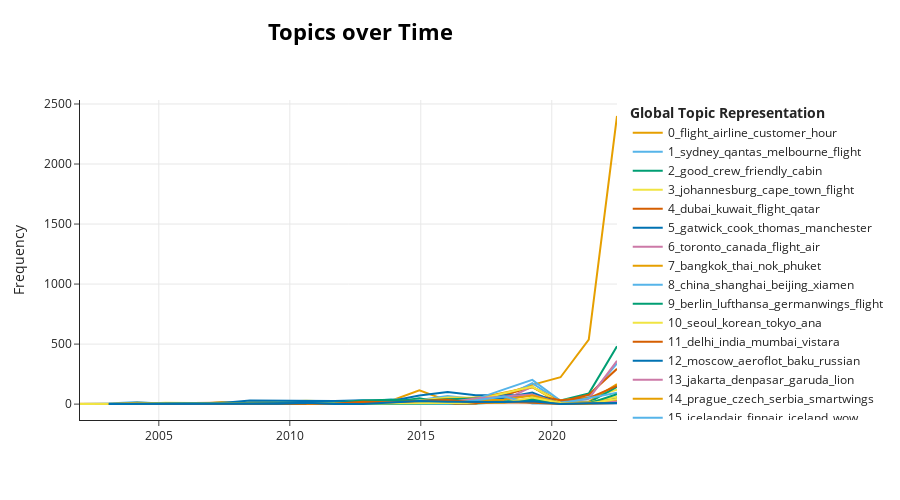

The notebook cell saved with this chart:
### Code cell
topic_model.visualize_topics_over_time(topics_over_time, top_n_topics=20, width=900, height=500)

### Figure 1 — Plotly figure (JSON) as saved in the notebook; plotly's stock layout.template omitted (floating-point values rounded to 4 significant figures)
{"data": [{"hoverinfo": "text", "hovertext": ["<b>Topic 0</b><br>Words: lanperu, worry, line, civilian, would", "<b>Topic 0</b><br>Words: information, enhance, call, ringing, dreading", "<b>Topic 0</b><br>Words: st, bart, caraibes, martin, azerbaijan", "<b>Topic 0</b><br>Words: plus, million, amongst, rex, site", "<b>Topic 0</b><br>Words: seat, told, hour, one, time", "<b>Topic 0</b><br>Words: dont, dirty, nutshell, broken, cleanest", "<b>Topic 0</b><br>Words: plane, urgency, flight, nas, hour", "<b>Topic 0</b><br>Words: flight, customer, would, one, time", "<b>Topic 0</b><br>Words: hr, ccs, flight, plane, gate", "<b>Topic 0</b><br>Words: flight, another, plane, seat, rude", "<b>Topic 0</b><br>Words: flight, time, minute, hour, seat", "<b>Topic 0</b><br>Words: flight, hour, seat, plane, customer", "<b>Topic 0</b><br>Words: flight, seat, time, hour, airline", "<b>Topic 0</b><br>Words: airline, seat, flight, worst, never", "<b>Topic 0</b><br>Words: flight, customer, airline, hour, worst", "<b>Topic 0</b><br>Words: flight, refund, airline, customer, worst", "<b>Topic 0</b><br>Words: refund, customer, flight, cancelled, airline", "<b>Topic 0</b><br>Words: flight, customer, airline, refund, worst", "<b>Topic 0</b><br>Words: flight, airline, customer, hour, worst"], "marker": {"color": "#E69F00"}, "mode": "lines", "name": "0_flight_airline_customer_hour", "x": ["2001-12-29T03:04:19.200000", "2004-03-03T04:48:00", "2005-03-31T19:12:00", "2006-04-29T09:36:00", "2007-05-28T00:00:00", "2008-06-24T14:24:00", "2009-07-23T04:48:00", "2010-08-20T19:12:00", "2011-09-18T09:36:00", "2012-10-16T00:00:00", "2013-11-13T14:24:00", "2014-12-12T04:48:00", "2016-01-09T19:12:00", "2017-02-06T09:36:00", "2018-03-07T00:00:00", "2019-04-04T14:24:00", "2020-05-02T04:48:00", "2021-05-30T19:12:00", "2022-06-28T09:36:00"], "y": [3, 4, 3, 1, 16, 3, 11, 17, 10, 17, 28, 115, 28, 55, 84, 160, 224, 537, 2400], "type": "scatter"}, {"hoverinfo": "text", "hovertext": ["<b>Topic 1</b><br>Words: canberra, rex, nou, aircalin, reinstate", "<b>Topic 1</b><br>Words: rex, qantas, sydney, cbr, syd", "<b>Topic 1</b><br>Words: lismore, d8, 2005, landing, rex", "<b>Topic 1</b><br>Words: exmouth, perth, alcoholic, abrubt, 3times", "<b>Topic 1</b><br>Words: griffith, syd, sydney, perth, screening", "<b>Topic 1</b><br>Words: rex, sydney, saab, albury, snack", "<b>Topic 1</b><br>Words: tahiti, air, austral, sydney, france", "<b>Topic 1</b><br>Words: tahiti, sydney, qantas, perth, melbourne", "<b>Topic 1</b><br>Words: bne, qantaslink, brisbane, perth, qantas", "<b>Topic 1</b><br>Words: sydney, qantas, tahiti, auckland, perth", "<b>Topic 1</b><br>Words: sydney, tahiti, qantas, flight, jetstar", "<b>Topic 1</b><br>Words: tahiti, sydney, qantas, auckland, nui", "<b>Topic 1</b><br>Words: fiji, nadi, qantas, sydney, flight", "<b>Topic 1</b><br>Words: fiji, nadi, sydney, brisbane, qantas", "<b>Topic 1</b><br>Words: fiji, nadi, sydney, brisbane, qantas", "<b>Topic 1</b><br>Words: melbourne, sydney, tigerair, brisbane, flight", "<b>Topic 1</b><br>Words: tahiti, cairn, qantas, sydney, 2020", "<b>Topic 1</b><br>Words: rex, qantas, sydney, melbourne, flight", "<b>Topic 1</b><br>Words: qantas, sydney, melbourne, jetstar, flight"], "marker": {"color": "#56B4E9"}, "mode": "lines", "name": "1_sydney_qantas_melbourne_flight", "x": ["2003-02-03T14:24:00", "2004-03-03T04:48:00", "2005-03-31T19:12:00", "2006-04-29T09:36:00", "2007-05-28T00:00:00", "2008-06-24T14:24:00", "2009-07-23T04:48:00", "2010-08-20T19:12:00", "2011-09-18T09:36:00", "2012-10-16T00:00:00", "2013-11-13T14:24:00", "2014-12-12T04:48:00", "2016-01-09T19:12:00", "2017-02-06T09:36:00", "2018-03-07T00:00:00", "2019-04-04T14:24:00", "2020-05-02T04:48:00", "2021-05-30T19:12:00", "2022-06-28T09:36:00"], "y": [6, 17, 1, 3, 4, 12, 9, 10, 17, 21, 38, 34, 67, 42, 59, 175, 18, 60, 339], "type": "scatter"}, {"hoverinfo": "text", "hovertext": ["<b>Topic 2</b><br>Words: cherishable, applaud, yemenia, sana, guest", "<b>Topic 2</b><br>Words: pom, bne, snare, tate, 820", "<b>Topic 2</b><br>Words: algerie, cns, commuter, caraibes, frequently", "<b>Topic 2</b><br>Words: md80, humour, valued, pride, dignataries", "<b>Topic 2</b><br>Words: tls, good, crew, cabin, pom", "<b>Topic 2</b><br>Words: good, atr, f50, friendly, crew", "<b>Topic 2</b><br>Words: friendly, crew, cabin, good, great", "<b>Topic 2</b><br>Words: good, osl, helpful, nice, service", "<b>Topic 2</b><br>Words: good, pos, friendly, meal, cabin", "<b>Topic 2</b><br>Words: cns, crew, friendly, good, great", "<b>Topic 2</b><br>Words: good, crew, nice, clean, food", "<b>Topic 2</b><br>Words: good, crew, cabin, friendly, efficient", "<b>Topic 2</b><br>Words: ok, quick, friendly, fra, sad", "<b>Topic 2</b><br>Words: wife, fa, flight, great, food", "<b>Topic 2</b><br>Words: excellent, good, crew, flight, steak", "<b>Topic 2</b><br>Words: good, crew, cabin, great, service", "<b>Topic 2</b><br>Words: crew, friendly, good, comfortable, food", "<b>Topic 2</b><br>Words: friendly, crew, good, cabin, staff", "<b>Topic 2</b><br>Words: good, crew, friendly, cabin, service"], "marker": {"color": "#009E73"}, "mode": "lines", "name": "2_good_crew_friendly_cabin", "x": ["2003-02-03T14:24:00", "2004-03-03T04:48:00", "2005-03-31T19:12:00", "2006-04-29T09:36:00", "2007-05-28T00:00:00", "2008-06-24T14:24:00", "2009-07-23T04:48:00", "2010-08-20T19:12:00", "2011-09-18T09:36:00", "2012-10-16T00:00:00", "2013-11-13T14:24:00", "2014-12-12T04:48:00", "2016-01-09T19:12:00", "2017-02-06T09:36:00", "2018-03-07T00:00:00", "2019-04-04T14:24:00", "2020-05-02T04:48:00", "2021-05-30T19:12:00", "2022-06-28T09:36:00"], "y": [2, 1, 4, 5, 11, 11, 22, 20, 17, 17, 15, 48, 3, 6, 15, 28, 30, 88, 482], "type": "scatter"}, {"hoverinfo": "text", "hovertext": ["<b>Topic 3</b><br>Words: zimbabwe, domestically, harare, 707, uk", "<b>Topic 3</b><br>Words: 2am, harare, gatwick, 1500hrs, graced", "<b>Topic 3</b><br>Words: jnb, johannesburg, kulula, george, gaborone", "<b>Topic 3</b><br>Words: zimbabwe, md, kulula, johannesburg, 80", "<b>Topic 3</b><br>Words: malawi, bulawayo, johannesburg, nairobi, lanseria", "<b>Topic 3</b><br>Words: namibia, windhoek, saa, town, cape", "<b>Topic 3</b><br>Words: namibia, windhoek, town, cape, johannesburg", "<b>Topic 3</b><br>Words: johannesburg, freetown, lagos, flight, arik", "<b>Topic 3</b><br>Words: mombasa, cape, lagos, town, nairobi", "<b>Topic 3</b><br>Words: asky, town, cape, johannesburg, flight", "<b>Topic 3</b><br>Words: johannesburg, windhoek, town, cape, lagos", "<b>Topic 3</b><br>Words: johannesburg, namibia, town, cape, salaam", "<b>Topic 3</b><br>Words: johannesburg, flight, dar, fastjet, saa", "<b>Topic 3</b><br>Words: johannesburg, town, cape, flight, time", "<b>Topic 3</b><br>Words: johannesburg, town, cape, saa, flight", "<b>Topic 3</b><br>Words: johannesburg, town, cape, nairobi, flight", "<b>Topic 3</b><br>Words: kenya, johannesburg, nairobi, kigali, flight", "<b>Topic 3</b><br>Words: johannesburg, kenya, cape, town, nairobi", "<b>Topic 3</b><br>Words: ethiopian, johannesburg, nairobi, kenya, flight"], "marker": {"color": "#F0E442"}, "mode": "lines", "name": "3_johannesburg_cape_town_flight", "x": ["2003-02-03T14:24:00", "2004-03-03T04:48:00", "2005-03-31T19:12:00", "2006-04-29T09:36:00", "2007-05-28T00:00:00", "2008-06-24T14:24:00", "2009-07-23T04:48:00", "2010-08-20T19:12:00", "2011-09-18T09:36:00", "2012-10-16T00:00:00", "2013-11-13T14:24:00", "2014-12-12T04:48:00", "2016-01-09T19:12:00", "2017-02-06T09:36:00", "2018-03-07T00:00:00", "2019-04-04T14:24:00", "2020-05-02T04:48:00", "2021-05-30T19:12:00", "2022-06-28T09:36:00"], "y": [2, 1, 11, 12, 8, 16, 19, 29, 21, 23, 20, 30, 56, 54, 86, 138, 32, 54, 121], "type": "scatter"}, {"hoverinfo": "text", "hovertext": ["<b>Topic 4</b><br>Words: kabul, kam, dubai, herat, dxb", "<b>Topic 4</b><br>Words: dubai, kabul, kam, kuwait, kamair", "<b>Topic 4</b><br>Words: dubai, na, kabul, kuwait, jeddah", "<b>Topic 4</b><br>Words: dubai, iran, kabul, jazeera, hour", "<b>Topic 4</b><br>Words: safi, kabul, kuwait, dubai, airway", "<b>Topic 4</b><br>Words: sharjah, ssh, pax, dubai, visible", "<b>Topic 4</b><br>Words: safi, dubai, jeddah, rout, arrival", "<b>Topic 4</b><br>Words: dubai, safi, jeddah, operates, terminal", "<b>Topic 4</b><br>Words: dubai, jeddah, saudi, peshawar, pune", "<b>Topic 4</b><br>Words: dubai, qatar, flight, 50ml, airway", "<b>Topic 4</b><br>Words: stroller, dubai, alcohol, flynas, kathmandu", "<b>Topic 4</b><br>Words: kuwait, dubai, shannon, airway, flight", "<b>Topic 4</b><br>Words: kuwait, dubai, flight, airway, staff", "<b>Topic 4</b><br>Words: kuwait, dubai, bahrain, flight, gulf", "<b>Topic 4</b><br>Words: cairo, dubai, kuwait, bahrain, egyptair", "<b>Topic 4</b><br>Words: dubai, gulf, kuwait, cairo, flight", "<b>Topic 4</b><br>Words: dubai, qatar, kuwait, doha, emirate"], "marker": {"color": "#D55E00"}, "mode": "lines", "name": "4_dubai_kuwait_flight_qatar", "x": ["2005-03-31T19:12:00", "2006-04-29T09:36:00", "2007-05-28T00:00:00", "2008-06-24T14:24:00", "2009-07-23T04:48:00", "2010-08-20T19:12:00", "2011-09-18T09:36:00", "2012-10-16T00:00:00", "2013-11-13T14:24:00", "2014-12-12T04:48:00", "2016-01-09T19:12:00", "2017-02-06T09:36:00", "2018-03-07T00:00:00", "2019-04-04T14:24:00", "2020-05-02T04:48:00", "2021-05-30T19:12:00", "2022-06-28T09:36:00"], "y": [7, 12, 12, 9, 8, 3, 4, 4, 10, 15, 6, 26, 76, 143, 19, 78, 294], "type": "scatter"}, {"hoverinfo": "text", "hovertext": ["<b>Topic 5</b><br>Words: adria, ljubljana, gatwick, ukp, munich", "<b>Topic 5</b><br>Words: london, admiration, algerian, whim, branch", "<b>Topic 5</b><br>Words: freshen, breakfast, early, luxembourg, towel", "<b>Topic 5</b><br>Words: gatwick, manchester, guernsey, city, london", "<b>Topic 5</b><br>Words: estonian, cook, thomas, island, paper", "<b>Topic 5</b><br>Words: cardiff, monastir, gatwick, island, gci", "<b>Topic 5</b><br>Words: gatwick, guernsey, return, eastern, tripoli", "<b>Topic 5</b><br>Words: gatwick, dalaman, plane, return, onur", "<b>Topic 5</b><br>Words: gatwick, dalaman, return, florence, bristol", "<b>Topic 5</b><br>Words: gatwick, florence, return, newcastle, southampton", "<b>Topic 5</b><br>Words: aberdeen, gatwick, return, dalaman, leeds", "<b>Topic 5</b><br>Words: gatwick, guernsey, dalaman, staff, plane", "<b>Topic 5</b><br>Words: monarch, gatwick, thomson, return, manchester", "<b>Topic 5</b><br>Words: gatwick, thomson, seat, monarch, flight", "<b>Topic 5</b><br>Words: cook, thomas, gatwick, manchester, monarch", "<b>Topic 5</b><br>Words: gatwick, cook, thomas, manchester, seat", "<b>Topic 5</b><br>Words: gatwick, cook, thomas, norwegian, flight", "<b>Topic 5</b><br>Words: corvid, corfu, gatwick, cabin, controlled", "<b>Topic 5</b><br>Words: gatwick, exeter, land, vueling, end", "<b>Topic 5</b><br>Words: gatwick, easyjet, crew, flight, staff"], "marker": {"color": "#0072B2"}, "mode": "lines", "name": "5_gatwick_cook_thomas_manchester", "x": ["2001-12-29T03:04:19.200000", "2003-02-03T14:24:00", "2004-03-03T04:48:00", "2005-03-31T19:12:00", "2006-04-29T09:36:00", "2007-05-28T00:00:00", "2008-06-24T14:24:00", "2009-07-23T04:48:00", "2010-08-20T19:12:00", "2011-09-18T09:36:00", "2012-10-16T00:00:00", "2013-11-13T14:24:00", "2014-12-12T04:48:00", "2016-01-09T19:12:00", "2017-02-06T09:36:00", "2018-03-07T00:00:00", "2019-04-04T14:24:00", "2020-05-02T04:48:00", "2021-05-30T19:12:00", "2022-06-28T09:36:00"], "y": [1, 2, 3, 6, 5, 10, 31, 31, 28, 26, 33, 27, 71, 100, 74, 76, 74, 2, 9, 54], "type": "scatter"}, {"hoverinfo": "text", "hovertext": ["<b>Topic 6</b><br>Words: toronto, lima, fa, vegetarian, meal", "<b>Topic 6</b><br>Words: omelette, range, rex, 960m, gt", "<b>Topic 6</b><br>Words: edmonton, canadian, friendly, north, breakfast", "<b>Topic 6</b><br>Words: ottawa, arctic, irish, cream, frobisher", "<b>Topic 6</b><br>Words: pmv, gnd, conviasa, generally, canadian", "<b>Topic 6</b><br>Words: vancouver, powerjacks, 1980, comox, toronto", "<b>Topic 6</b><br>Words: tv, geo, stare, guyana, po", "<b>Topic 6</b><br>Words: cma, leaf, vancouver, yqq, smaller", "<b>Topic 6</b><br>Words: toronto, halifax, price, outbound, seating", "<b>Topic 6</b><br>Words: toronto, canada, would, coco, air", "<b>Topic 6</b><br>Words: toronto, trinidad, canada, acores, father", "<b>Topic 6</b><br>Words: toronto, montreal, flight, luggage, bumped", "<b>Topic 6</b><br>Words: toronto, porter, canada, vancouver, air", "<b>Topic 6</b><br>Words: toronto, canada, sunwing, flight, rouge", "<b>Topic 6</b><br>Words: sunwing, test, canada, toronto, rouge", "<b>Topic 6</b><br>Words: toronto, canada, sunwing, transat, air", "<b>Topic 6</b><br>Words: toronto, canada, swoop, lynx, flight"], "marker": {"color": "#CC79A7"}, "mode": "lines", "name": "6_toronto_canada_flight_air", "x": ["2004-03-03T04:48:00", "2005-03-31T19:12:00", "2007-05-28T00:00:00", "2008-06-24T14:24:00", "2009-07-23T04:48:00", "2010-08-20T19:12:00", "2011-09-18T09:36:00", "2012-10-16T00:00:00", "2013-11-13T14:24:00", "2014-12-12T04:48:00", "2016-01-09T19:12:00", "2017-02-06T09:36:00", "2018-03-07T00:00:00", "2019-04-04T14:24:00", "2020-05-02T04:48:00", "2021-05-30T19:12:00", "2022-06-28T09:36:00"], "y": [2, 2, 3, 1, 3, 3, 1, 2, 4, 12, 8, 11, 34, 145, 7, 45, 361], "type": "scatter"}, {"hoverinfo": "text", "hovertext": ["<b>Topic 7</b><br>Words: myanmar, wonder, burmese, colorful, economy", "<b>Topic 7</b><br>Words: really, ex, yangon, comparison, outdated", "<b>Topic 7</b><br>Words: phuket, bangkok, thai, bkk, lgw", "<b>Topic 7</b><br>Words: phuket, bangkok, air, april, thai", "<b>Topic 7</b><br>Words: snw, aky, bagan, rgn, heh", "<b>Topic 7</b><br>Words: bangkok, vientiane, rgn, mdl, heh", "<b>Topic 7</b><br>Words: prabang, luang, bangkok, clean, vientiane", "<b>Topic 7</b><br>Words: vientiane, lao, bangkok, pakse, atr", "<b>Topic 7</b><br>Words: vte, bangkok, bkk, atr, luang", "<b>Topic 7</b><br>Words: bangkok, heho, myanmar, prabang, luang", "<b>Topic 7</b><br>Words: bangkok, 2014, molokai, thimpu, mokulele", "<b>Topic 7</b><br>Words: bangkok, nok, lao, thai, air", "<b>Topic 7</b><br>Words: bangkok, nok, thai, chiang, mai", "<b>Topic 7</b><br>Words: bangkok, nok, thai, air, lao", "<b>Topic 7</b><br>Words: bangkok, thai, nok, flight, check", "<b>Topic 7</b><br>Words: bangkok, thai, phuket, check, baggage", "<b>Topic 7</b><br>Words: bangkok, trat, handled, crew, thai", "<b>Topic 7</b><br>Words: bangkok, thai, airway, thailand, flight", "<b>Topic 7</b><br>Words: thai, bangkok, airway, flight, check"], "marker": {"color": "#E69F00"}, "mode": "lines", "name": "7_bangkok_thai_nok_phuket", "x": ["2001-12-29T03:04:19.200000", "2003-02-03T14:24:00", "2004-03-03T04:48:00", "2005-03-31T19:12:00", "2006-04-29T09:36:00", "2008-06-24T14:24:00", "2009-07-23T04:48:00", "2010-08-20T19:12:00", "2011-09-18T09:36:00", "2012-10-16T00:00:00", "2013-11-13T14:24:00", "2014-12-12T04:48:00", "2016-01-09T19:12:00", "2017-02-06T09:36:00", "2018-03-07T00:00:00", "2019-04-04T14:24:00", "2020-05-02T04:48:00", "2021-05-30T19:12:00", "2022-06-28T09:36:00"], "y": [2, 1, 12, 8, 1, 6, 9, 13, 10, 11, 6, 26, 43, 48, 97, 144, 4, 21, 166], "type": "scatter"}, {"hoverinfo": "text", "hovertext": ["<b>Topic 8</b><br>Words: hak, szx, fa, shenzhen, bullied", "<b>Topic 8</b><br>Words: shenzhen, chengdu, chinese, best, fusion", "<b>Topic 8</b><br>Words: shenzhen, chinese, changzhou, beijing, foreigner", "<b>Topic 8</b><br>Words: chengdu, shenzhen, chinese, english, shuttle", "<b>Topic 8</b><br>Words: shenzhen, chinese, china, shanghai, beijing", "<b>Topic 8</b><br>Words: ctu, china, shanghai, chinese, shenzhen", "<b>Topic 8</b><br>Words: shanghai, china, beijing, airline, sleep", "<b>Topic 8</b><br>Words: shanghai, china, airline, fa, pudong", "<b>Topic 8</b><br>Words: shanghai, china, chinese, entertainment, beijing", "<b>Topic 8</b><br>Words: china, shanghai, beijing, chengdu, chinese", "<b>Topic 8</b><br>Words: shanghai, beijing, xiamen, hong, kong", "<b>Topic 8</b><br>Words: shanghai, chinese, china, beijing, airline", "<b>Topic 8</b><br>Words: xiamen, china, xmn, beijing, chinese", "<b>Topic 8</b><br>Words: xiamen, china, chinese, beijing, shanghai", "<b>Topic 8</b><br>Words: china, shanghai, xiamen, beijing, airline", "<b>Topic 8</b><br>Words: china, beijing, shanghai, chinese, airline", "<b>Topic 8</b><br>Words: china, guangzhou, beijing, shanghai, epidemic", "<b>Topic 8</b><br>Words: guangzhou, china, ground, shanghai, southern", "<b>Topic 8</b><br>Words: china, airline, shanghai, guangzhou, ticket"], "marker": {"color": "#56B4E9"}, "mode": "lines", "name": "8_china_shanghai_beijing_xiamen", "x": ["2003-02-03T14:24:00", "2004-03-03T04:48:00", "2005-03-31T19:12:00", "2006-04-29T09:36:00", "2007-05-28T00:00:00", "2008-06-24T14:24:00", "2009-07-23T04:48:00", "2010-08-20T19:12:00", "2011-09-18T09:36:00", "2012-10-16T00:00:00", "2013-11-13T14:24:00", "2014-12-12T04:48:00", "2016-01-09T19:12:00", "2017-02-06T09:36:00", "2018-03-07T00:00:00", "2019-04-04T14:24:00", "2020-05-02T04:48:00", "2021-05-30T19:12:00", "2022-06-28T09:36:00"], "y": [1, 3, 2, 6, 12, 9, 13, 12, 12, 30, 20, 27, 35, 42, 123, 202, 28, 19, 28], "type": "scatter"}, {"hoverinfo": "text", "hovertext": ["<b>Topic 9</b><br>Words: ljubljana, although, moveable, 2003, spotlessly", "<b>Topic 9</b><br>Words: tbs, bmed, brezhnev, asmara, georgia", "<b>Topic 9</b><br>Words: kindest, 1x2, exclusive, small, frankfurt", "<b>Topic 9</b><br>Words: prohibitive, friedrichshafen, announcements, intersky, demo", "<b>Topic 9</b><br>Words: berlin, tuifly, memmingen, hola, rotterdam", "<b>Topic 9</b><br>Words: munich, köln, lufthansa, pleasant, zagreb", "<b>Topic 9</b><br>Words: zagreb, zag, lhr, prn, pristina", "<b>Topic 9</b><br>Words: kbl, lufthansa, alger, flight, served", "<b>Topic 9</b><br>Words: germanwings, lufthansa, cologne, berlin, flight", "<b>Topic 9</b><br>Words: germanwings, lufthansa, berlin, flight, 2014", "<b>Topic 9</b><br>Words: germanwings, lufthansa, berlin, cologne, flight", "<b>Topic 9</b><br>Words: berlin, flight, lufthansa, zagreb, air", "<b>Topic 9</b><br>Words: berlin, air, flight, lufthansa, dusseldorf", "<b>Topic 9</b><br>Words: berlin, dusseldorf, flight, seat, tegel", "<b>Topic 9</b><br>Words: brussels, berlin, lufthansa, flight, vienna", "<b>Topic 9</b><br>Words: airbaltic, stockholm, meal, cabin, condescended", "<b>Topic 9</b><br>Words: lufthansa, berlin, brussels, eurowings, stuttgart", "<b>Topic 9</b><br>Words: lufthansa, berlin, austrian, flight, luggage"], "marker": {"color": "#009E73"}, "mode": "lines", "name": "9_berlin_lufthansa_germanwings_flight", "x": ["2003-02-03T14:24:00", "2005-03-31T19:12:00", "2006-04-29T09:36:00", "2007-05-28T00:00:00", "2008-06-24T14:24:00", "2009-07-23T04:48:00", "2010-08-20T19:12:00", "2011-09-18T09:36:00", "2012-10-16T00:00:00", "2013-11-13T14:24:00", "2014-12-12T04:48:00", "2016-01-09T19:12:00", "2017-02-06T09:36:00", "2018-03-07T00:00:00", "2019-04-04T14:24:00", "2020-05-02T04:48:00", "2021-05-30T19:12:00", "2022-06-28T09:36:00"], "y": [1, 4, 4, 4, 9, 8, 6, 13, 30, 36, 26, 41, 46, 20, 44, 4, 13, 144], "type": "scatter"}, {"hoverinfo": "text", "hovertext": ["<b>Topic 10</b><br>Words: skymark, fukuoka, flow, fluent, b767", "<b>Topic 10</b><br>Words: barrier, competent, japanese, frill, particular", "<b>Topic 10</b><br>Words: osaka, tokyo, shinkansen, starflyer, jl", "<b>Topic 10</b><br>Words: pusan, wonder, seoul, considering, cheaper", "<b>Topic 10</b><br>Words: kyushu, kumamoto, y5100, nagasaki, website", "<b>Topic 10</b><br>Words: fukuoka, japan, haneda, efficient, kong", "<b>Topic 10</b><br>Words: busan, mah, tna, seoul, airmiles", "<b>Topic 10</b><br>Words: hka, korean, tokyo, sapporo, narita", "<b>Topic 10</b><br>Words: kong, hong, korean, osaka, tokyo", "<b>Topic 10</b><br>Words: kong, hong, tokyo, busan, seoul", "<b>Topic 10</b><br>Words: seoul, asiana, incheon, kong, hong", "<b>Topic 10</b><br>Words: seoul, korean, tokyo, incheon, seat", "<b>Topic 10</b><br>Words: tokyo, seoul, korean, ana, seat", "<b>Topic 10</b><br>Words: seoul, tokyo, korean, ana, seat", "<b>Topic 10</b><br>Words: ana, seoul, jal, mask, face", "<b>Topic 10</b><br>Words: korean, tokyo, seoul, ana, japan"], "marker": {"color": "#F0E442"}, "mode": "lines", "name": "10_seoul_korean_tokyo_ana", "x": ["2001-12-29T03:04:19.200000", "2007-05-28T00:00:00", "2008-06-24T14:24:00", "2009-07-23T04:48:00", "2010-08-20T19:12:00", "2011-09-18T09:36:00", "2012-10-16T00:00:00", "2013-11-13T14:24:00", "2014-12-12T04:48:00", "2016-01-09T19:12:00", "2017-02-06T09:36:00", "2018-03-07T00:00:00", "2019-04-04T14:24:00", "2020-05-02T04:48:00", "2021-05-30T19:12:00", "2022-06-28T09:36:00"], "y": [1, 1, 1, 1, 1, 4, 4, 7, 11, 22, 33, 90, 146, 10, 13, 62], "type": "scatter"}, {"hoverinfo": "text", "hovertext": ["<b>Topic 11</b><br>Words: ta, seriously, improve, atq, comment", "<b>Topic 11</b><br>Words: dont, ta, english, maruti, embarassing", "<b>Topic 11</b><br>Words: volcanic, ash, askhabad, village, everyone", "<b>Topic 11</b><br>Words: ix, shj, cok, disastrous, uae", "<b>Topic 11</b><br>Words: auh, cok, india, berth, describing", "<b>Topic 11</b><br>Words: madurai, delhi, chennai, india, hubli", "<b>Topic 11</b><br>Words: mumbai, india, sharjah, bom, express", "<b>Topic 11</b><br>Words: mumbai, jet, delhi, airway, india", "<b>Topic 11</b><br>Words: delhi, goair, mumbai, bangalore, india", "<b>Topic 11</b><br>Words: delhi, goair, vistara, india, flight", "<b>Topic 11</b><br>Words: india, vistara, delhi, mumbai, flight", "<b>Topic 11</b><br>Words: india, delhi, mumbai, vistara, flight"], "marker": {"color": "#D55E00"}, "mode": "lines", "name": "11_delhi_india_mumbai_vistara", "x": ["2005-03-31T19:12:00", "2008-06-24T14:24:00", "2009-07-23T04:48:00", "2013-11-13T14:24:00", "2014-12-12T04:48:00", "2016-01-09T19:12:00", "2017-02-06T09:36:00", "2018-03-07T00:00:00", "2019-04-04T14:24:00", "2020-05-02T04:48:00", "2021-05-30T19:12:00", "2022-06-28T09:36:00"], "y": [1, 1, 1, 1, 2, 6, 5, 55, 77, 32, 50, 151], "type": "scatter"}, {"hoverinfo": "text", "hovertext": ["<b>Topic 12</b><br>Words: 2002, 2003, flew, owned, baku", "<b>Topic 12</b><br>Words: baku, kabul, groaned, creaked, suprised", "<b>Topic 12</b><br>Words: moscow, interior, 737, 300, seperate", "<b>Topic 12</b><br>Words: baku, tblisi, dme, moscow, newer", "<b>Topic 12</b><br>Words: snow, baku, apologizing, cleaning, moscow", "<b>Topic 12</b><br>Words: baku, azal, moscow, rossiya, petersburg", "<b>Topic 12</b><br>Words: dme, moscow, kiev, s7, russian", "<b>Topic 12</b><br>Words: moscow, russian, dme, english, good", "<b>Topic 12</b><br>Words: moscow, dme, russian, baku, ufa", "<b>Topic 12</b><br>Words: moscow, petersburg, aeroflot, samarkand, st", "<b>Topic 12</b><br>Words: moscow, baku, azal, vladivostok, petersburg", "<b>Topic 12</b><br>Words: moscow, baku, azerbaijan, aeroflot, azal", "<b>Topic 12</b><br>Words: baku, moscow, s7, azerbaijan, aeroflot", "<b>Topic 12</b><br>Words: moscow, s7, aeroflot, baku, vnukovo", "<b>Topic 12</b><br>Words: moscow, pobeda, petersburg, aeroflot, st", "<b>Topic 12</b><br>Words: moscow, aeroflot, luggage, baku, svo", "<b>Topic 12</b><br>Words: moscow, aeroflot, lithuania, say, product", "<b>Topic 12</b><br>Words: moscow, aeroflot, russia, russian, mile", "<b>Topic 12</b><br>Words: moscow, wizz, nikita, russia, euro"], "marker": {"color": "#0072B2"}, "mode": "lines", "name": "12_moscow_aeroflot_baku_russian", "x": ["2003-02-03T14:24:00", "2004-03-03T04:48:00", "2005-03-31T19:12:00", "2006-04-29T09:36:00", "2007-05-28T00:00:00", "2008-06-24T14:24:00", "2009-07-23T04:48:00", "2010-08-20T19:12:00", "2011-09-18T09:36:00", "2012-10-16T00:00:00", "2013-11-13T14:24:00", "2014-12-12T04:48:00", "2016-01-09T19:12:00", "2017-02-06T09:36:00", "2018-03-07T00:00:00", "2019-04-04T14:24:00", "2020-05-02T04:48:00", "2021-05-30T19:12:00", "2022-06-28T09:36:00"], "y": [1, 2, 4, 1, 1, 5, 10, 20, 15, 9, 10, 18, 16, 28, 53, 96, 4, 8, 7], "type": "scatter"}, {"hoverinfo": "text", "hovertext": ["<b>Topic 13</b><br>Words: wracking, pekanbaru, nerve, acknowledged, supplied", "<b>Topic 13</b><br>Words: padang, batam, in, smiled, easier", "<b>Topic 13</b><br>Words: merpati, ordination, dili, denpasar, co", "<b>Topic 13</b><br>Words: citilink, jakarta, denpasar, sriwijaya, garuda", "<b>Topic 13</b><br>Words: jakarta, citilink, bali, wing, denpasar", "<b>Topic 13</b><br>Words: jakarta, lion, batik, denpasar, surabaya", "<b>Topic 13</b><br>Words: jakarta, lion, denpasar, air, batik", "<b>Topic 13</b><br>Words: jakarta, garuda, denpasar, bali, lion", "<b>Topic 13</b><br>Words: garuda, test, bali, jakarta, fa", "<b>Topic 13</b><br>Words: lion, jakarta, denpasar, air, garuda", "<b>Topic 13</b><br>Words: jakarta, garuda, bali, denpasar, batik"], "marker": {"color": "#CC79A7"}, "mode": "lines", "name": "13_jakarta_denpasar_garuda_lion", "x": ["2008-06-24T14:24:00", "2012-10-16T00:00:00", "2013-11-13T14:24:00", "2014-12-12T04:48:00", "2016-01-09T19:12:00", "2017-02-06T09:36:00", "2018-03-07T00:00:00", "2019-04-04T14:24:00", "2020-05-02T04:48:00", "2021-05-30T19:12:00", "2022-06-28T09:36:00"], "y": [1, 1, 1, 12, 15, 46, 63, 80, 3, 8, 27], "type": "scatter"}, {"hoverinfo": "text", "hovertext": ["<b>Topic 14</b><br>Words: prague, smartwings, xmas, cdg, flatmate", "<b>Topic 14</b><br>Words: prg, czech, prague, csa, smart", "<b>Topic 14</b><br>Words: prague, venice, smartwings, delayed, milan", "<b>Topic 14</b><br>Words: prg, codeshared, msq, complains, czech", "<b>Topic 14</b><br>Words: microscope, prague, damage, luggage, delicate", "<b>Topic 14</b><br>Words: smartwings, kilo, awaits, prague, inexpensive", "<b>Topic 14</b><br>Words: star, painless, zagreb, barcelona, expense", "<b>Topic 14</b><br>Words: smart, prague, wing, expedia, stop", "<b>Topic 14</b><br>Words: smartwings, prague, cz, dubai, airline", "<b>Topic 14</b><br>Words: prague, czech, smartwings, aviv, tel", "<b>Topic 14</b><br>Words: prague, csa, czech, smartwings, baggage", "<b>Topic 14</b><br>Words: prague, czech, csa, serbia, smartwings", "<b>Topic 14</b><br>Words: prague, czech, serbia, csa, smartwings", "<b>Topic 14</b><br>Words: serbia, belgrade, prague, auf, ich", "<b>Topic 14</b><br>Words: prague, serbia, warsaw, ticket, air", "<b>Topic 14</b><br>Words: prague, serbia, warsaw, belgrade, lot"], "marker": {"color": "#E69F00"}, "mode": "lines", "name": "14_prague_czech_serbia_smartwings", "x": ["2004-03-03T04:48:00", "2005-03-31T19:12:00", "2006-04-29T09:36:00", "2008-06-24T14:24:00", "2010-08-20T19:12:00", "2011-09-18T09:36:00", "2012-10-16T00:00:00", "2013-11-13T14:24:00", "2014-12-12T04:48:00", "2016-01-09T19:12:00", "2017-02-06T09:36:00", "2018-03-07T00:00:00", "2019-04-04T14:24:00", "2020-05-02T04:48:00", "2021-05-30T19:12:00", "2022-06-28T09:36:00"], "y": [2, 2, 5, 1, 2, 1, 1, 3, 8, 4, 33, 37, 72, 10, 16, 38], "type": "scatter"}, {"hoverinfo": "text", "hovertext": ["<b>Topic 15</b><br>Words: prg, smartwings, cdg, ransom, 2004", "<b>Topic 15</b><br>Words: explanation, outgoing, tallinn, disaster, dublin", "<b>Topic 15</b><br>Words: lanzarote, helsinki, cheerful, shallow, nordic", "<b>Topic 15</b><br>Words: bumped, kangerlussuaq, bidder, purchased, bought", "<b>Topic 15</b><br>Words: wow, keflavik, iceland, reykjavik, icelandair", "<b>Topic 15</b><br>Words: finnair, japan, dublin, transavia, icelandair", "<b>Topic 15</b><br>Words: icelandair, iceland, company, cancelled, edreams", "<b>Topic 15</b><br>Words: icelandair, finnair, iceland, keflavik, customer", "<b>Topic 15</b><br>Words: finnair, icelandair, iceland, keflavik, norse"], "marker": {"color": "#56B4E9"}, "mode": "lines", "name": "15_icelandair_finnair_iceland_wow", "x": ["2005-03-31T19:12:00", "2009-07-23T04:48:00", "2014-12-12T04:48:00", "2016-01-09T19:12:00", "2018-03-07T00:00:00", "2019-04-04T14:24:00", "2020-05-02T04:48:00", "2021-05-30T19:12:00", "2022-06-28T09:36:00"], "y": [1, 1, 1, 1, 63, 6, 6, 47, 94], "type": "scatter"}, {"hoverinfo": "text", "hovertext": ["<b>Topic 16</b><br>Words: ma, manila, marinduque, 60, havilland", "<b>Topic 16</b><br>Words: manila, zest, cebu, bacolod, problem", "<b>Topic 16</b><br>Words: bacolod, manila, cebu, philippine, bcd", "<b>Topic 16</b><br>Words: manila, zest, ceb, mnl, philippine", "<b>Topic 16</b><br>Words: manila, pal, bacolod, terminal, explanation", "<b>Topic 16</b><br>Words: manila, philippine, cebu, airasia, 427", "<b>Topic 16</b><br>Words: manila, airasia, cebu, philippine, kalibo", "<b>Topic 16</b><br>Words: manila, cebu, philippine, airasia, princesa", "<b>Topic 16</b><br>Words: manila, cebu, philippine, juan, puerto", "<b>Topic 16</b><br>Words: manila, cebu, philippine, puerto, refund", "<b>Topic 16</b><br>Words: cebu, philippine, pacific, manila, 2021", "<b>Topic 16</b><br>Words: cebu, manila, pacific, philippine, vieques", "<b>Topic 16</b><br>Words: manila, cebu, philippine, pacific, pal"], "marker": {"color": "#009E73"}, "mode": "lines", "name": "16_manila_cebu_philippine_pacific", "x": ["2008-06-24T14:24:00", "2010-08-20T19:12:00", "2011-09-18T09:36:00", "2012-10-16T00:00:00", "2013-11-13T14:24:00", "2014-12-12T04:48:00", "2016-01-09T19:12:00", "2017-02-06T09:36:00", "2018-03-07T00:00:00", "2019-04-04T14:24:00", "2020-05-02T04:48:00", "2021-05-30T19:12:00", "2022-06-28T09:36:00"], "y": [2, 6, 2, 6, 4, 3, 7, 13, 20, 35, 6, 6, 82], "type": "scatter"}, {"hoverinfo": "text", "hovertext": ["<b>Topic 17</b><br>Words: nang, da, hanoi, vietnamese, vietnam", "<b>Topic 17</b><br>Words: hanoi, jetstar, hcmc, ho, minh", "<b>Topic 17</b><br>Words: vietnam, ho, chi, minh, hanoi", "<b>Topic 17</b><br>Words: vietnam, jetstar, ho, minh, chi", "<b>Topic 17</b><br>Words: minh, ho, chi, hanoi, pacific", "<b>Topic 17</b><br>Words: minh, chi, ho, hcm, jetstar", "<b>Topic 17</b><br>Words: minh, chi, ho, hanoi, jetstar", "<b>Topic 17</b><br>Words: ho, minh, chi, hanoi, vietnam", "<b>Topic 17</b><br>Words: vietnam, hanoi, ho, minh, chi", "<b>Topic 17</b><br>Words: vietnam, hanoi, airline, pacific, ho", "<b>Topic 17</b><br>Words: vietnam, ho, minh, chi, hanoi", "<b>Topic 17</b><br>Words: vietnam, ho, minh, chi, hanoi"], "marker": {"color": "#F0E442"}, "mode": "lines", "name": "17_vietnam_ho_minh_chi", "x": ["2010-08-20T19:12:00", "2011-09-18T09:36:00", "2012-10-16T00:00:00", "2013-11-13T14:24:00", "2014-12-12T04:48:00", "2016-01-09T19:12:00", "2017-02-06T09:36:00", "2018-03-07T00:00:00", "2019-04-04T14:24:00", "2020-05-02T04:48:00", "2021-05-30T19:12:00", "2022-06-28T09:36:00"], "y": [3, 5, 6, 7, 9, 12, 11, 11, 56, 9, 6, 43], "type": "scatter"}, {"hoverinfo": "text", "hovertext": ["<b>Topic 18</b><br>Words: cayman, continental, houston, assembly, miami", "<b>Topic 18</b><br>Words: trinidad, avior, margarita, po, liat", "<b>Topic 18</b><br>Words: cayman, cookie, cake, liat, roll", "<b>Topic 18</b><br>Words: bahamasair, accomodating, mia, much, orlando", "<b>Topic 18</b><br>Words: bgi, kin, antigua, beverage, checkin", "<b>Topic 18</b><br>Words: bahamasair, bahamas, liat, cancellation, trinidad", "<b>Topic 18</b><br>Words: barbados, grenada, st, antigua, trinidad", "<b>Topic 18</b><br>Words: liat, st, antigua, barbados, dominica", "<b>Topic 18</b><br>Words: liat, antigua, st, juan, barbados", "<b>Topic 18</b><br>Words: liat, st, antigua, barbados, lucia", "<b>Topic 18</b><br>Words: liat, barbados, st, bahamasair, antigua", "<b>Topic 18</b><br>Words: liat, barbados, trinidad, antigua, caribbean", "<b>Topic 18</b><br>Words: liat, barbados, caribbean, antigua, nassau", "<b>Topic 18</b><br>Words: liat, bahamasair, st, caribbean, bahamas", "<b>Topic 18</b><br>Words: caribbean, contacted, 493, refund, ninety", "<b>Topic 18</b><br>Words: bahamas, liat, test, caribbean, guyana", "<b>Topic 18</b><br>Words: barbados, liat, st, antigua, caribbean"], "marker": {"color": "#D55E00"}, "mode": "lines", "name": "18_liat_barbados_st_antigua", "x": ["2003-02-03T14:24:00", "2005-03-31T19:12:00", "2007-05-28T00:00:00", "2008-06-24T14:24:00", "2009-07-23T04:48:00", "2010-08-20T19:12:00", "2011-09-18T09:36:00", "2012-10-16T00:00:00", "2013-11-13T14:24:00", "2014-12-12T04:48:00", "2016-01-09T19:12:00", "2017-02-06T09:36:00", "2018-03-07T00:00:00", "2019-04-04T14:24:00", "2020-05-02T04:48:00", "2021-05-30T19:12:00", "2022-06-28T09:36:00"], "y": [1, 2, 1, 1, 1, 2, 3, 19, 16, 27, 36, 10, 16, 12, 1, 6, 10], "type": "scatter"}, {"hoverinfo": "text", "hovertext": ["<b>Topic 19</b><br>Words: hre, mauritius, vfa, mru, lifejackets", "<b>Topic 19</b><br>Words: seychelles, mauritius, sez, air, subang", "<b>Topic 19</b><br>Words: seychelles, mauritius, sez, mahe, air", "<b>Topic 19</b><br>Words: mauritius, essence, unsatisfactory, soggy, reunion", "<b>Topic 19</b><br>Words: seychelles, jackson, mauritius, mugg, son", "<b>Topic 19</b><br>Words: mauritius, seychelles, air, cot, perth", "<b>Topic 19</b><br>Words: mauritius, seychelles, air, seat, mahe", "<b>Topic 19</b><br>Words: mauritius, seychelles, air, entertainment, seat", "<b>Topic 19</b><br>Words: mauritius, seychelles, mahe, mumbai, air", "<b>Topic 19</b><br>Words: mauritius, seychelles, air, johannesburg, service", "<b>Topic 19</b><br>Words: mauritius, seychelles, air, meal, flight", "<b>Topic 19</b><br>Words: seychelles, safari, mauritius, journey, criterion", "<b>Topic 19</b><br>Words: mauritius, seychelles, air, praslin, approval", "<b>Topic 19</b><br>Words: mauritius, seychelles, air, nut, johannesburg"], "marker": {"color": "#0072B2"}, "mode": "lines", "name": "19_mauritius_seychelles_air_mahe", "x": ["2003-02-03T14:24:00", "2009-07-23T04:48:00", "2010-08-20T19:12:00", "2011-09-18T09:36:00", "2012-10-16T00:00:00", "2013-11-13T14:24:00", "2014-12-12T04:48:00", "2016-01-09T19:12:00", "2017-02-06T09:36:00", "2018-03-07T00:00:00", "2019-04-04T14:24:00", "2020-05-02T04:48:00", "2021-05-30T19:12:00", "2022-06-28T09:36:00"], "y": [2, 4, 11, 2, 2, 12, 26, 20, 17, 18, 24, 1, 8, 10], "type": "scatter"}], "layout": {"xaxis": {"showgrid": true, "type": "date", "range": ["2001-12-29 03:04:19.2", "2022-06-28 09:36"], "autorange": true}, "yaxis": {"showgrid": true, "title": {"text": "Frequency"}, "type": "linear", "range": [-132.3, 2533.0], "autorange": true}, "title": {"font": {"size": 22, "color": "Black"}, "text": "<b>Topics over Time</b>", "y": 0.95, "x": 0.4, "xanchor": "center", "yanchor": "top"}, "hoverlabel": {"font": {"size": 16, "family": "Rockwell"}, "bgcolor": "white"}, "width": 900, "height": 500, "legend": {"title": {"text": "<b>Global Topic Representation"}}}}
